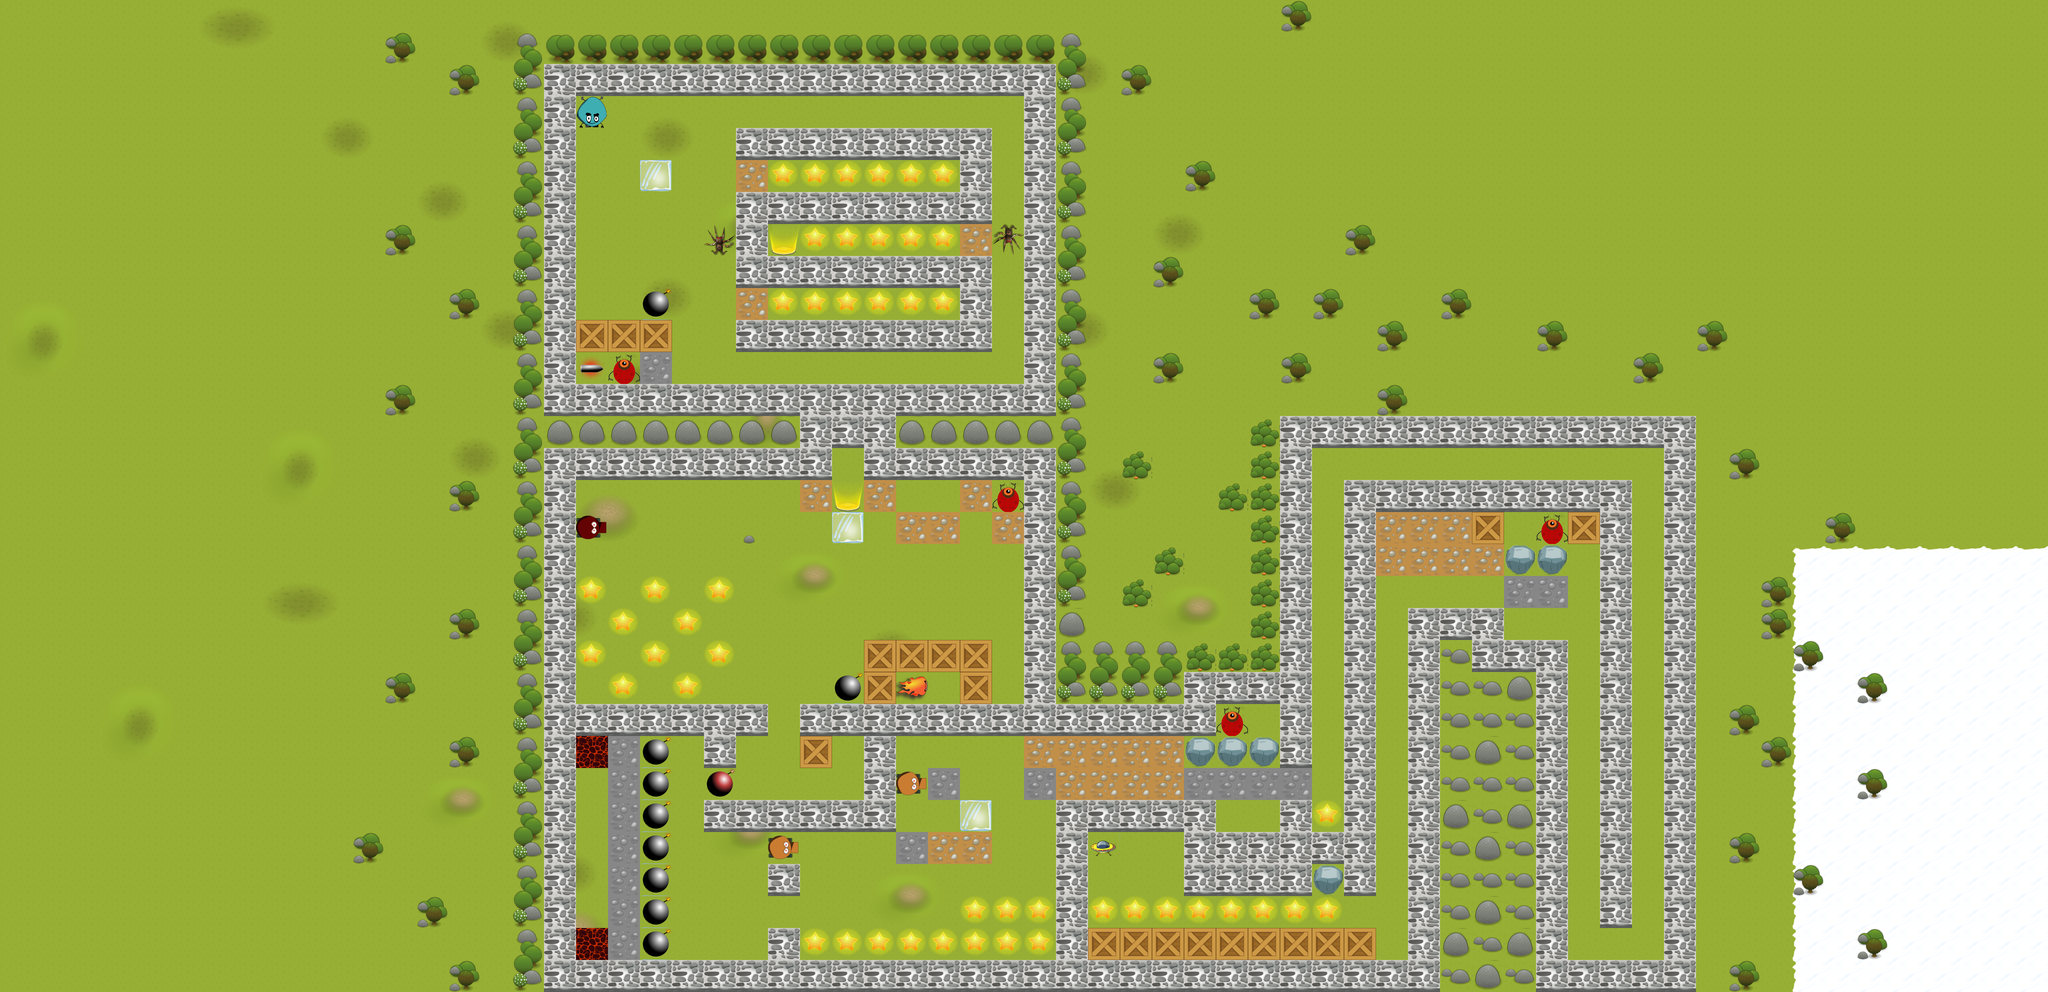

This game map was drawn from its Tiled (.tmx) file and the tilesets committed beside it. A one-line description and the trimmed map source follow:
An orthogonal 64x31 tile map with 80x80 px tiles, 7 tile layers (ground, groundeffects, walls, wallface, ...), 5 tilesets and 3 objects.

<map version="1.0" orientation="orthogonal" width="64" height="31" tilewidth="80" tileheight="80">
 <properties>
  <property name="Scale" value="1" />
  <property name="background_music" value="Happy Bee" />
  <property name="level author" value="" />
  <property name="music_info" value="Chipper Doodle v2 by Kevin MacLeod is licensed under a CC Attribution 3.0." />
 </properties>
 <tileset firstgid="1" name="walls80" tilewidth="80" tileheight="80">
  <image source="walls80.png" width="320" height="320" />
  <tile id="0">
   <properties>
    <property name="wall" value="1" />
   </properties>
  </tile>
  <tile id="1">
   <properties>
    <property name="wall" value="1" />
   </properties>
  </tile>
  <tile id="2">
   <properties>
    <property name="wall" value="1" />
   </properties>
  </tile>
  <tile id="14">
   <properties>
    <property name="wall" value="1" />
   </properties>
  </tile>
  <tile id="15">
   <properties>
    <property name="wall" value="1" />
   </properties>
  </tile>
 </tileset>
 <tileset firstgid="17" name="SmallWorld-all" tilewidth="80" tileheight="80">
  <image source="SmallWorld-all.png" width="640" height="560" />
 </tileset>
 <tileset firstgid="73" name="TiledObjects" tilewidth="80" tileheight="80">
  <image source="TiledObjects.png" width="800" height="800" />
 </tileset>
 <tileset firstgid="173" name="walls80V2" tilewidth="80" tileheight="80">
  <image source="walls80V2.png" width="640" height="640" />
  <tile id="0">
   <properties>
    <property name="wall" value="1" />
   </properties>
  </tile>
  <tile id="1">
   <properties>
    <property name="wall" value="1" />
   </properties>
  </tile>
  <tile id="26">
   <properties>
    <property name="wall" value="1" />
   </properties>
  </tile>
 </tileset>
 <tileset firstgid="237" name="snowShadows" tilewidth="80" tileheight="80">
  <image source="snowShadows.png" width="640" height="640" />
 </tileset>
 <layer name="ground" width="64" height="31">
  <data>[1984 cells, 1984 non-empty, 5 distinct tile ids]</data>
 </layer>
 <layer name="groundeffects" width="64" height="31">
  <data>[1984 cells, 158 non-empty, 42 distinct tile ids]</data>
 </layer>
 <layer name="walls" width="64" height="31">
  <data>[1984 cells, 308 non-empty, 1 distinct tile ids]</data>
 </layer>
 <layer name="wallface" width="64" height="31">
  <data>[1984 cells, 308 non-empty, 1 distinct tile ids]</data>
 </layer>
 <layer name="wallfront" width="64" height="31">
  <data>[1984 cells, 163 non-empty, 1 distinct tile ids]</data>
 </layer>
 <layer name="ObjectTiles" width="64" height="31">
  <data>[1984 cells, 148 non-empty, 19 distinct tile ids]</data>
 </layer>
 <objectgroup name="objects">
  <object x="1920" y="560" width="80" height="80">
   <properties>
    <property name="element" value="1" />
    <property name="sequence" value="1" />
   </properties>
  </object>
  <object x="2080" y="1200" width="80" height="80">
   <properties>
    <property name="element" value="2" />
    <property name="sequence" value="1" />
   </properties>
  </object>
  <object x="1440" y="880" width="80" height="80">
   <properties>
    <property name="quantity" value="4" />
   </properties>
  </object>
 </objectgroup>
 <layer name="tree" width="64" height="31">
  <data>[1984 cells, 171 non-empty, 7 distinct tile ids]</data>
 </layer>
</map>
